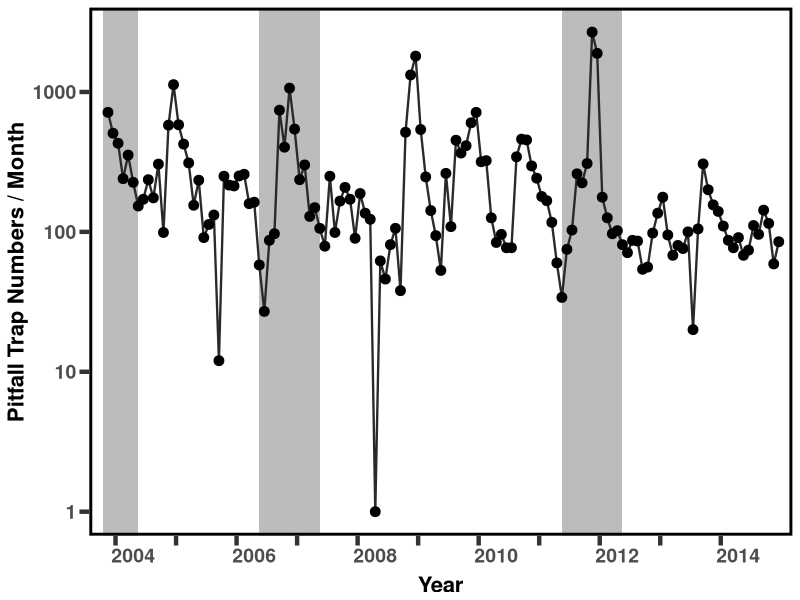
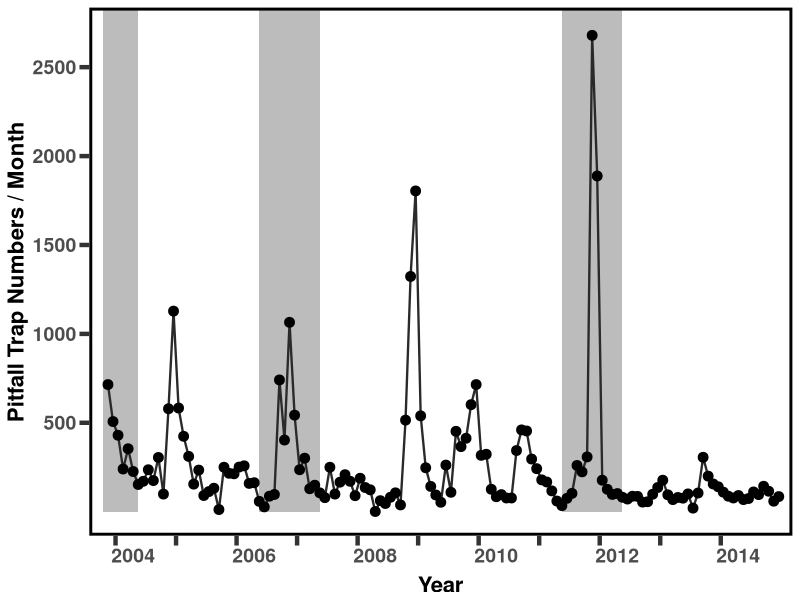
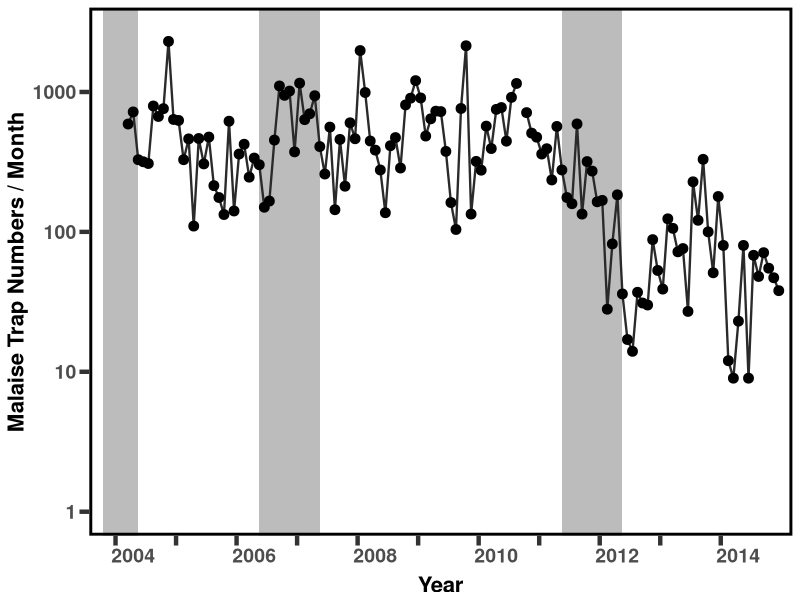
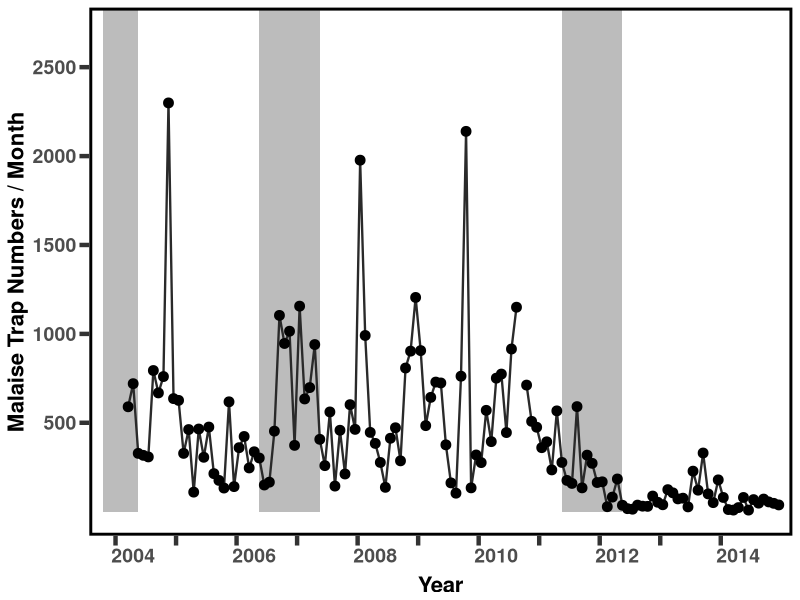
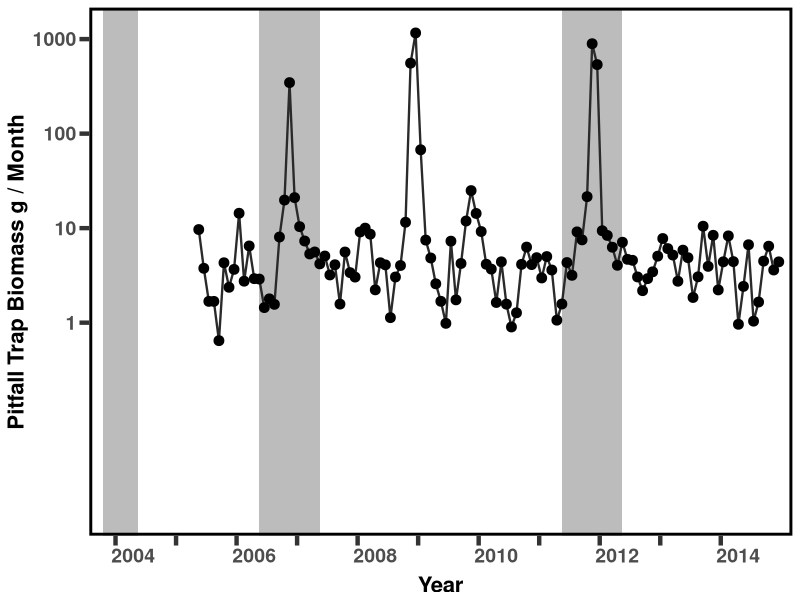
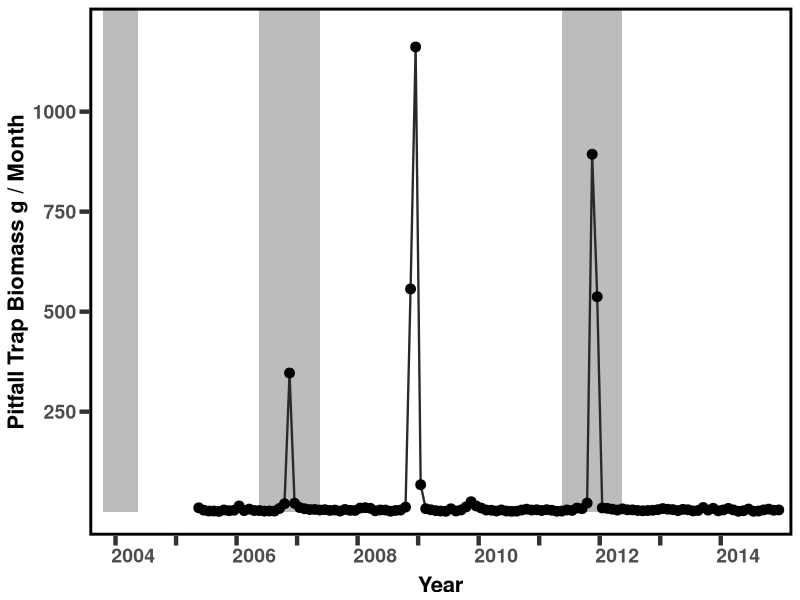
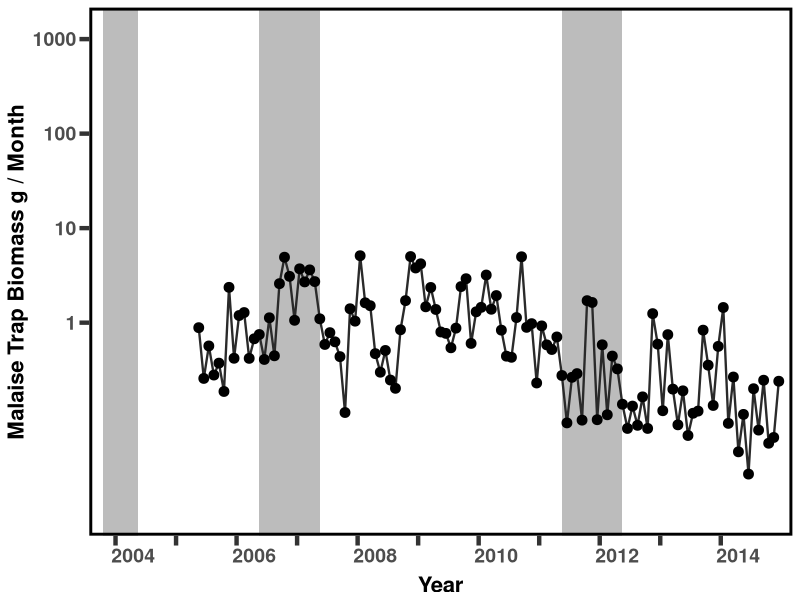
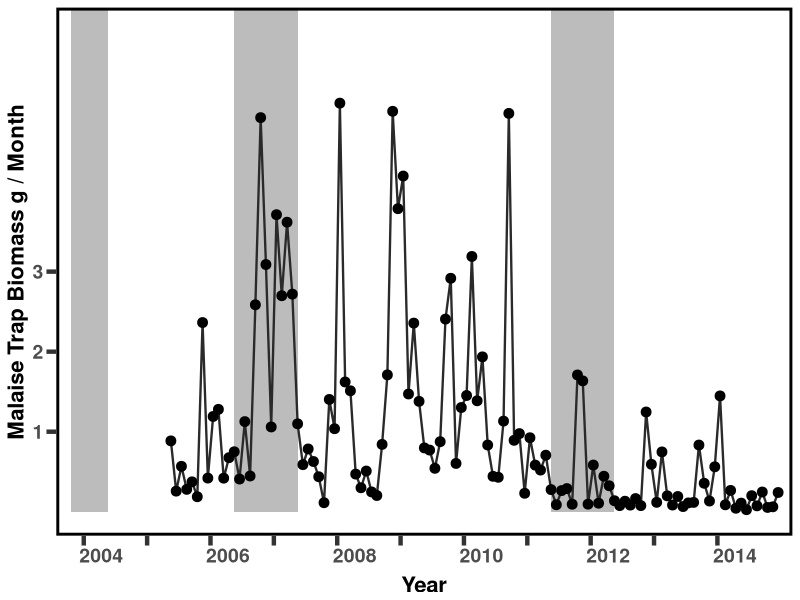

Here is the R script that generated these plots, in order:
## ---- chunk 1
options(scipen=5) #tell r not to use scientific notation on axis labels
  #########function to install (if needed) and load R packages by list
libs<-c("knitr","ggplot2","dplyr","wesanderson","plyr","grid") #list of packages to load

installLoad<-function(pck){ #user defined function
    if(!pck%in%installed.packages()){install.packages(pck)}
    require(pck, character.only = TRUE)
  }
lapply(libs,function(x) installLoad(x))  #Load/Install require packages
## ---- chunk 2
#load data
  FJ<-read.csv(file='Insects.csv') #paste the file name here

## ---- chunk 3
#Start and end months of rain polygons
  rect<-data.frame(xstart=c(0,31,91),xend=c(7,43,103))
#function to create plots of monthly data
  PlotMo<-function(Yvar='NumsB',Title='Pitfall Trap Numbers/Month',Type='Log',Breaks=c(10,100,1000),ylim){
    Data<-data.frame(X=FJ$Session,Y=FJ[,which(names(FJ)==Yvar)])   
    Out<-ggplot()+
      geom_rect(data = rect, aes(xmin = xstart, xmax = xend, 
                                 ymin = 0, ymax = Inf), alpha = 0.4)+
      geom_line(data=Data,aes(x=X,y=Y),colour='#2a2a2a',size=Line) +
      geom_point(data=Data,aes(x=X,y=Y),size=Point) +
      scale_x_continuous(limits=c(0,nrow(Data)),name="Year",breaks=seq(2.5,nrow(Data),by=12),
              #labels=c(2004:2014)
              labels=c(2004,'',2006,'',2008,'',2010,'',2012,'',2014)
              ,expand=c(.02,.02)) +
      theme(axis.title.y=element_text(face="bold",size=Ytitle,vjust=titleJust),
          axis.text.x=element_text(angle=0,hjust=xJust,face="bold",size=Xlab),
          axis.text.y=element_text(face="bold",size=Ylab),
          #axis.title.x=element_blank(),
          axis.title.x=element_text(face="bold",size=Xtitle,vjust=XtitleJust),
          axis.ticks.length = unit(tickL, "cm"), #tick size
          axis.ticks=element_line(size=tickW),
          panel.border = element_rect(colour="black", fill=NA, size=2),
          panel.grid.major = element_blank(), 
          panel.grid.minor = element_blank(),
          panel.background = element_blank()) 
   if(Type=='Log'){ 
    Out<-Out + scale_y_log10(limits=ylim,name=Title,breaks=Breaks) 
    }else{
      Out<-Out + scale_y_continuous(limits=ylim,name=Title,breaks=Breaks) 
    }
  print(Out)
  #send to file
    jpeg(filename=paste(Yvar,'_',Type,'.jpeg',sep=''),width=5*180,height=4*180) 
    print(Out)
    dev.off()
  #return figure
    return(Out)
  }

#controls
Ylab<-14
Xlab<-14
Ytitle<-16
titleJust=1
Xtitle<-16
XtitleJust=0
Line<-.8
Point<-3
tickL<-.25
tickW<-1.5
xJust<-0.1

Log2a<-PlotMo('NumsB','Pitfall Trap Numbers / Month','Log',c(1,10,100,1000),c(1,2700))
Lin2a<-PlotMo('NumsB','Pitfall Trap Numbers / Month','Linear',c(500,1000,1500,2000,2500),c(0,2700))
Log2b<-PlotMo('NumsM','Malaise Trap Numbers / Month','Log',c(1,10,100,1000),c(1,2700))
Lin2b<-PlotMo('NumsM','Malaise Trap Numbers / Month','Linear',c(500,1000,1500,2000,2500),c(0,2700))
Log2c<-PlotMo('BiomB','Pitfall Trap Biomass g / Month','Log',c(1,10,100,1000),c(.01,1200))
Lin2c<-PlotMo('BiomB','Pitfall Trap Biomass g / Month','Linear',c(250,500,750,1000),c(0,1200))
Log2d<-PlotMo('BiomM','Malaise Trap Biomass g / Month','Log',c(1,10,100,1000),c(.01,1200))
Lin2d<-PlotMo('BiomM','Malaise Trap Biomass g / Month','Linear',c(1,2,3),c(0,6))
 
## ---- chunk 4

#Function summarSE #http://www.cookbook-r.com/Graphs/Plotting_means_and_error_bars_(ggplot2)/#Helper functions

## Gives count, mean, standard deviation, standard error of the mean, and confidence interval (default 95%).
##   data: a data frame.
##   measurevar: the name of a column that contains the variable to be summarized
##   groupvars: a vector containing names of columns that contain grouping variables
##   na.rm: a boolean that indicates whether to ignore NA's
##   conf.interval: the percent range of the confidence interval (default is 95%)
summarySE <- function(data=NULL, measurevar, groupvars=NULL, na.rm=FALSE,
                      conf.interval=.95, .drop=TRUE) {

    # New version of length which can handle NA's: if na.rm==T, don't count them
    length2 <- function (x, na.rm=FALSE) {
        if (na.rm) sum(!is.na(x))
        else       length(x)
    }

    # This does the summary. For each group's data frame, return a vector with
    # N, mean, and sd
    datac <- ddply(data, groupvars, .drop=.drop,
      .fun = function(xx, col) {
        c(N    = length2(xx[[col]], na.rm=na.rm),
          mean = mean   (xx[[col]], na.rm=na.rm),
          sd   = sd     (xx[[col]], na.rm=na.rm)
        )
      },
      measurevar
    )

    # Rename the "mean" column    
    datac <- rename(datac, c("mean" = measurevar))

    datac$se <- datac$sd / sqrt(datac$N)  # Calculate standard error of the mean

    # Confidence interval multiplier for standard error
    # Calculate t-statistic for confidence interval: 
    # e.g., if conf.interval is .95, use .975 (above/below), and use df=N-1
    ciMult <- qt(conf.interval/2 + .5, datac$N-1)
    datac$ci <- datac$se * ciMult

    return(datac)
}
## ---- chunk 5
#get Month
  FJ$Month<-as.numeric(substr(FJ$MO,5,6))
#Function to plot yearly means
  plotMeans<-function(Yvar,Title,Type,Breaks,Ylim){
    #get means and SE
      Means<-summarySE(FJ, measurevar=Yvar, groupvars=c("Month"),na.rm=TRUE)
    #plot data
      Data<-data.frame(X=Means$Month,Y=Means[,which(names(Means)==Yvar)],se=Means$se)   
    #error bars
      Data$Ymin=Data$Y-Data$se
      Data$Ymax=Data$Y+Data$se
    #Title
      #Title<-paste(Title,' (',expression('\261'),'1 s.e.)',sep=)
  #browser()
   #plot data
      Out<-ggplot(Data, aes(x=X, y=Y)) + 
        geom_errorbar(aes(ymin=Ymin, ymax=Ymax), width=.1) +
        geom_line(size=Line) +
        geom_point(size=Point) +
        scale_x_continuous(limits=c(.9,12.1),name='Month',breaks=c(1:12),labels=c('Jan','Feb','Mar','Apr','May','Jun','Jul','Aug','Sep','Oct','Nov','Dec'),expand=c(.02,.02)) +
      theme(axis.title.y=element_text(face="bold",size=Ytitle,vjust=titleJust),
          axis.text.x=element_text(angle=0,hjust=xJust,face="bold",size=Xlab),
          axis.text.y=element_text(face="bold",size=Ylab),
          #axis.title.x=element_blank(),
          axis.title.x=element_text(face="bold",size=Xtitle,vjust=XtitleJust),
          axis.ticks.length = unit(tickL, "cm"), #tick size
          axis.ticks=element_line(size=tickW),
          panel.border = element_rect(colour="black", fill=NA, size=2),
          panel.grid.major = element_blank(), 
          panel.grid.minor = element_blank(),
          panel.background = element_blank()) 
   if(Type=='Log'){ 
    Out<-Out + scale_y_log10(limits=Ylim,name=Title,breaks=Breaks) 
    }else{
      Out<-Out + scale_y_continuous(limits=Ylim,name=Title,breaks=Breaks) 
    }
  print(Out)
  #send to file
    jpeg(filename=paste('Mean_',Yvar,'_',Type,'.jpeg',sep=''),width=5*180,height=4*180) 
    print(Out)
    dev.off()
  #return figure
    return(Out)
  }

#controls
Ylab<-14
Xlab<-14
Ytitle<-16
Xtitle<-16
titleJust<-1
XtitleJust<-0
Line<-1.0
Point<-4
tickL<-.25
tickW<-1.5
xJust<-.55

Log1a<-plotMeans('NumsB','Pitfall Trap Numbers / Month','Log',c(10,100,1000),c(10,1100))
Lin1a<-plotMeans('NumsB','Pitfall Trap Numbers / Month','Linear',c(250,500,750,1000),c(0,1000))
Log1b<-plotMeans('NumsM','Malaise Trap Numbers / Month','Log',c(10,100,1000),c(10,1100))
Lin1b<-plotMeans('NumsM','Malaise Trap Numbers / Month','Linear',c(250,500,750,1000),c(0,1000))
Log1c<-plotMeans('BiomB','Pitfall Trap Biomass g / Month','Log',c(1,10,100,1000),c(.1,1000))
Lin1c<-plotMeans('BiomB','Pitfall Trap Biomass g / Month','Linear',c(100,200,300,400,500),c(0,350))
Log1d<-plotMeans('BiomM','Malaise Trap Biomass g / Month','Log',c(1,10,100,1000),c(.1,1000))
Lin1d<-plotMeans('BiomM','Malaise Trap Biomass g / Month','Linear',c(1,2,3),c(0,3))
## ---- chunk 6
# Multiple plot function
#
# ggplot objects can be passed in ..., or to plotlist (as a list of ggplot objects)
# - cols:   Number of columns in layout
# - layout: A matrix specifying the layout. If present, 'cols' is ignored.
#
# If the layout is something like matrix(c(1,2,3,3), nrow=2, byrow=TRUE),
# then plot 1 will go in the upper left, 2 will go in the upper right, and
# 3 will go all the way across the bottom.
#
multiplot <- function(..., plotlist=NULL, file, cols=1, layout=NULL) {
  require(grid)

  # Make a list from the ... arguments and plotlist
  plots <- c(list(...), plotlist)

  numPlots = length(plots)

  # If layout is NULL, then use 'cols' to determine layout
  if (is.null(layout)) {
    # Make the panel
    # ncol: Number of columns of plots
    # nrow: Number of rows needed, calculated from # of cols
    layout <- matrix(seq(1, cols * ceiling(numPlots/cols)),
                    ncol = cols, nrow = ceiling(numPlots/cols))
  }

 if (numPlots==1) {
    print(plots[[1]])

  } else {
    # Set up the page
    grid.newpage()
    pushViewport(viewport(layout = grid.layout(nrow(layout), ncol(layout))))

    # Make each plot, in the correct location
    for (i in 1:numPlots) {
      # Get the i,j matrix positions of the regions that contain this subplot
      matchidx <- as.data.frame(which(layout == i, arr.ind = TRUE))

      print(plots[[i]], vp = viewport(layout.pos.row = matchidx$row,
                                      layout.pos.col = matchidx$col))
    }
  }
}


#multiplot monthly means
v<-1.5
h<--.8
Size<-5

a1<-Log1a+annotate("text", x =-Inf, y =Inf, label = "A)",hjust=h,vjust=v,size=Size,fontface='bold')

b1<-Log1b+annotate("text", x =-Inf, y =Inf, label = "B)",hjust=h,vjust=v,size=Size,fontface='bold')

c1<-Log1c+annotate("text", x =-Inf, y =Inf, label = "C)",hjust=h,vjust=v,size=Size,fontface='bold')

d1<-Log1d+annotate("text", x =-Inf, y =Inf, label = "D)",hjust=h,vjust=v,size=Size,fontface='bold')

#windows(11,8.5)
  #jpeg(filename='Fig1.jpeg',width=11*180,height=8*180)
    #multiplot(a1,c1,b1,d1,cols=2)
    #dev.off()

tiff(filename='Fig1.tiff',width=11,height=8,units ="in",res=600)
  multiplot(a1,c1,b1,d1,cols=2)
  dev.off()

#multiplot monthly totals
v<-1.5
h<--.6
Size<-5

a1<-Log2a+annotate("text", x =-Inf, y =Inf, label = "A)",hjust=h,vjust=v,size=Size,fontface='bold')

b1<-Log2b+annotate("text", x =-Inf, y =Inf, label = "B)",hjust=h,vjust=v,size=Size,fontface='bold')

c1<-Log2c+annotate("text", x =-Inf, y =Inf, label = "C)",hjust=h,vjust=v,size=Size,fontface='bold')

d1<-Log2d+annotate("text", x =-Inf, y =Inf, label = "D)",hjust=h,vjust=v,size=Size,fontface='bold')

#windows(11,8.5)

tiff(filename='Fig2.tiff',width=11,height=8,units ="in",res=600)
  multiplot(a1,c1,b1,d1,cols=2)
  dev.off()

  #jpeg(filename='Fig2.jpeg',width=11*180,height=8*180)
    #multiplot(a1,c1,b1,d1,cols=2)
  #dev.off()
